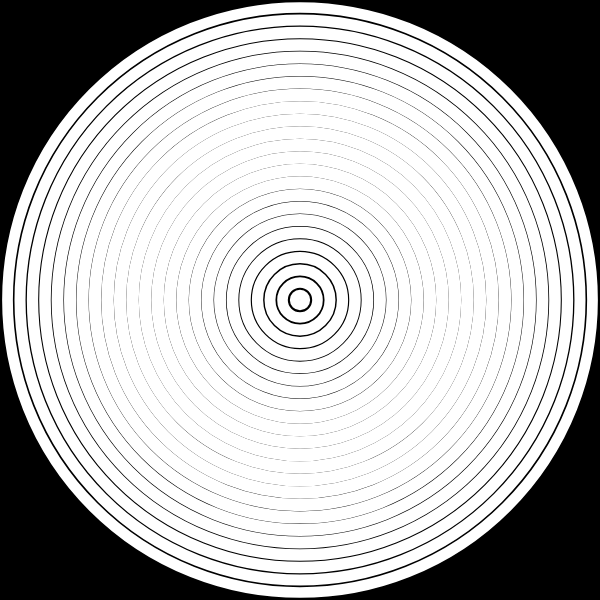
Frame 1 (no input)
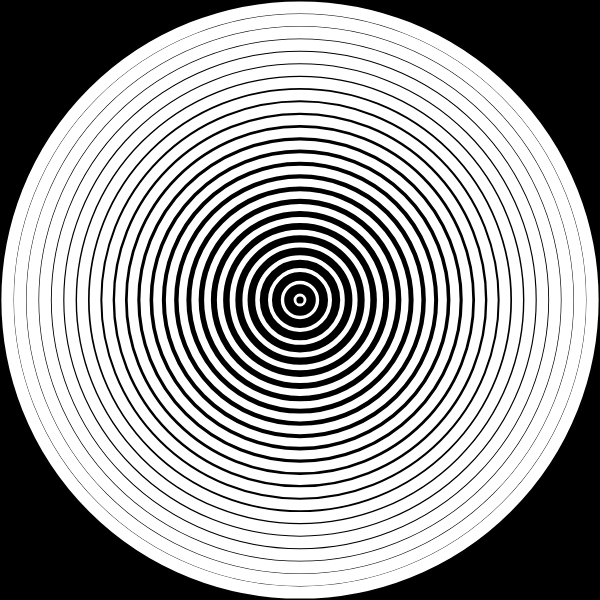
Frame 60 (no input)
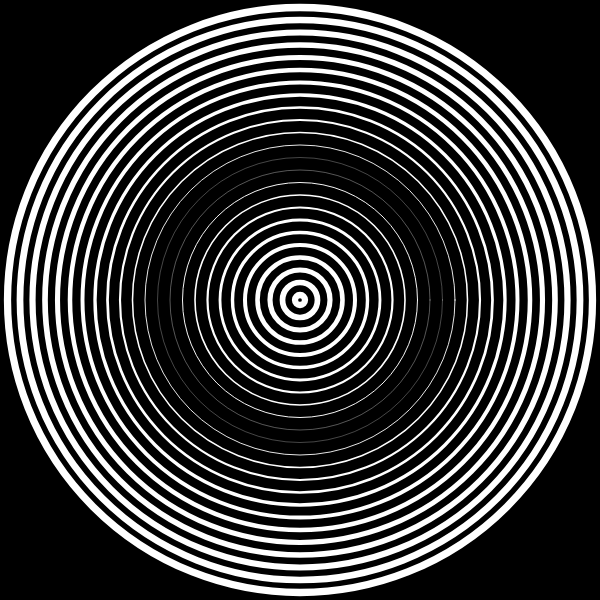
Frame 120 (the mouse pressed at the canvas centre since frame 60)

The p5.js sketch that drew these frames (run headless with seeded random() and noise() and a simulated clock; from frame 60 on, the mouse is pressed at the canvas centre):

// p5.js sketch
// ── sketch.js
let angle = 0;
let amplitude = 12.5; // Amplitude of oscillation
let frequency = 0.25;
let initialRadius = 10;
let increment = 25;

function setup() {
  createCanvas(600, 600);
  // noLoop();
}

function draw() {
  background(0);

  noFill();
  stroke(255);
  for (let i = initialRadius; i < width - initialRadius; i += increment) {
    let phaseOffset = i * 1.5;
    strokeWeight(abs(amplitude * cos(frequency * (angle + phaseOffset))));
    ellipse(width / 2, height / 2, i);
  }

  angle += 0.05;
}
